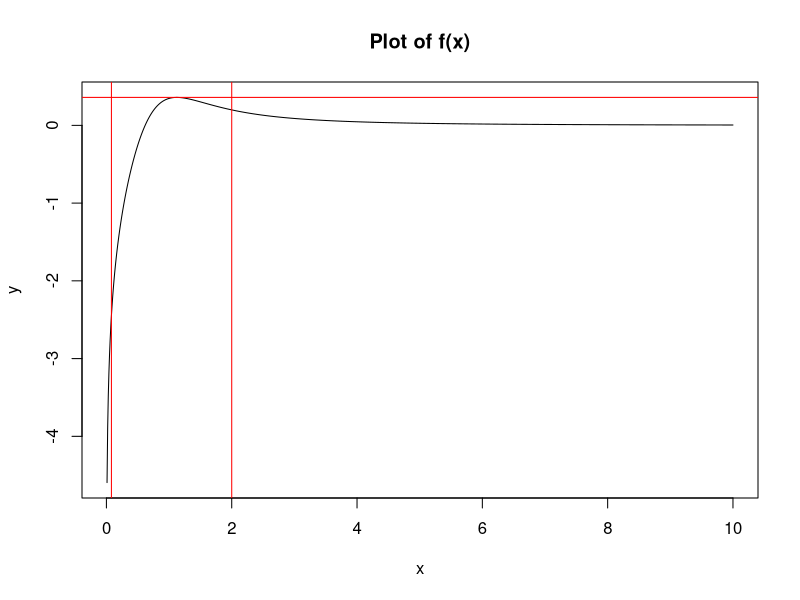

Recreate this plot in R.
#select all code and run it, the result will show up!  (Rstudio)
#group two written by Li Weihao
#I will use 0.0000001 as tolerance level
tol=1e-11
bisection<-function(fx,a){
                       #a is vector
  
  repeat{
    c<-0.5*(a[1]+a[2])
    if((a[2]-c)<=tol) return(c)
    else{
      if(fx(c)==0) return(c)
      if(fx(c)*fx(a[1])<0) a[2]=c else a[1]=c
    }
  }
  
}

#in the Newton Rap method, you need to know the f`(x)  and f''(x)

NewtonRap<-function(fx,df,x)  #Give the initial x0
{
  
   repeat{
    if(abs(fx(x))<tol) return(x)
    x<-x-fx(x)/df(x)
  }
}
fx<-function(x){
  log(x+x^2)/(1+x^3)
}
dfx<-function(x){
  a<-(1+2*x)/(x+x^2)*(1+x^3)-3*x*x*log(x+x^2)
  b<-(1+x^3)^2
  a/b
}
d2fx<-function(x){
  a<-(1+x^3)/((x+x^2)^2)*((2+3*x*x+8*x^3)*(x+x^2)-(1+2*x)*(1+2*x^4+x^3+2*x))-6*x^2*(1+2*x^4+x^3+2*x)
  b<-(1+x^3)*(6*x*log(x+x^2)+(1+2*x)*3*x^2/(x+x^2))-18*x^4*log(x+x^2)
  c<-a-b
  c/((1+x^3)^3)
}

ptm <- proc.time()
xb<-bisection(dfx,c(0.1,2))
proc.time()-ptm
ptm <- proc.time()
xN<-NewtonRap(dfx,d2fx,1.0)
proc.time()-ptm
mam<-fx(xb)
x<-seq(0.01,10,0.01)
y<-fx(x)
plot(y~x,type="l",main="Plot of f(x)")
abline(h=mam,col="red")
abline(v=0.08,col="red")
abline(v=2,col="red")
cat(" root of dfx calculated by bisection method is",xb,"\n",
      "root of dfx calculated by Newton method is   ",xN,"\n",
      "maximal value of fx is                       ",mam,"\n")


